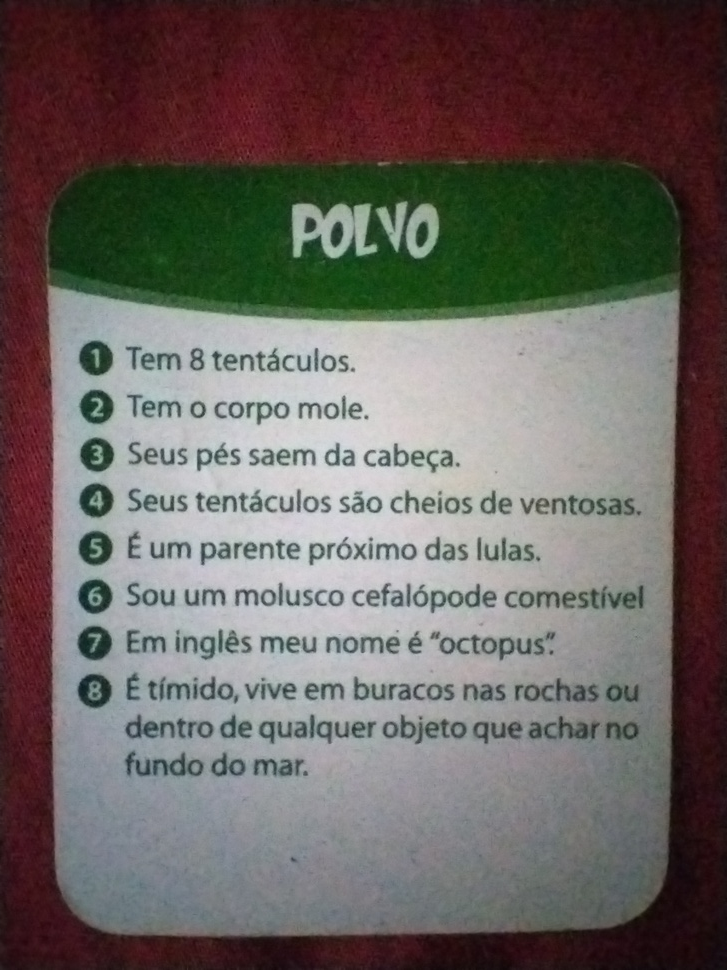
#> input picture card-scanner/images-templates/card-fontsize-1.jpg, 727 x 970 px, shrunk from 1200 x 1600 before the run
$ python -i perspective.py   (imports and definitions only)
#> lines starting #> are read from the running program, lines starting #| are printed output that depends on the picture; after the words box and inside, x2 and y2 are one past the last pixel; in counts of white or black regions, pixels touching at a corner belong together
"""Card localization and perspective correction.

The cards are photographed on a dark red fabric background. Empirically
(sampled directly from the template images) the background is reddish and
dark (red channel clearly above green, low brightness), while the card body
is bright and desaturated and the card header is green (green channel
clearly above red and blue). That contrast is enough to separate "card" from
"background" without assuming any fixed card size or orientation.
"""

from __future__ import annotations

import cv2
import numpy as np


class CardNotFoundError(RuntimeError):
    pass


def _background_mask(image_bgr: np.ndarray) -> np.ndarray:
    b = image_bgr[:, :, 0].astype(np.int16)
    g = image_bgr[:, :, 1].astype(np.int16)
    r = image_bgr[:, :, 2].astype(np.int16)
    value = np.maximum(np.maximum(b, g), r)
    is_reddish = (r - g) > 15
    is_dark = value < 120
    return (is_reddish & is_dark).astype(np.uint8) * 255


def find_card_contour(image_bgr: np.ndarray, min_area_ratio: float = 0.1) -> np.ndarray:
    """Return the 4 corner points (float32, tl/tr/br/bl) of the largest card-like blob."""
    h, w = image_bgr.shape[:2]
    bg_mask = _background_mask(image_bgr)
    fg_mask = cv2.bitwise_not(bg_mask)

    # Kept deliberately small: several sample photos only show a thin sliver
    # of background around the card (or none at all, when a second card is
    # visible behind it). A large kernel bridges that sliver away and makes
    # the whole frame look like one blob, so err on the side of a gentle
    # cleanup that only removes fabric-texture speckle noise.
    open_kernel = cv2.getStructuringElement(cv2.MORPH_ELLIPSE, (5, 5))
    close_kernel = cv2.getStructuringElement(cv2.MORPH_ELLIPSE, (7, 7))
    fg_mask = cv2.morphologyEx(fg_mask, cv2.MORPH_OPEN, open_kernel)
    fg_mask = cv2.morphologyEx(fg_mask, cv2.MORPH_CLOSE, close_kernel)

    contours, _ = cv2.findContours(fg_mask, cv2.RETR_EXTERNAL, cv2.CHAIN_APPROX_SIMPLE)
    if not contours:
        raise CardNotFoundError("Nenhum contorno encontrado separando a carta do fundo.")

    image_area = float(h * w)
    candidates = [c for c in contours if cv2.contourArea(c) >= image_area * min_area_ratio]
    if not candidates:
        raise CardNotFoundError("Nenhum contorno grande o suficiente para ser a carta.")

    card_contour = max(candidates, key=cv2.contourArea)
    rect = cv2.minAreaRect(card_contour)
    box = cv2.boxPoints(rect)
    return _order_points(box)


def _order_points(points: np.ndarray) -> np.ndarray:
    pts = points.astype(np.float32)
    s = pts.sum(axis=1)
    diff = np.diff(pts, axis=1).reshape(-1)
    ordered = np.zeros((4, 2), dtype=np.float32)
    ordered[0] = pts[np.argmin(s)]  # top-left
    ordered[2] = pts[np.argmax(s)]  # bottom-right
    ordered[1] = pts[np.argmin(diff)]  # top-right
    ordered[3] = pts[np.argmax(diff)]  # bottom-left
    return ordered


def warp_card(image_bgr: np.ndarray, quad: np.ndarray) -> np.ndarray:
    """Perspective-warp the quad to its own measured width/height (no fixed canonical size)."""
    tl, tr, br, bl = quad
    width = int(round(max(np.linalg.norm(tr - tl), np.linalg.norm(br - bl))))
    height = int(round(max(np.linalg.norm(bl - tl), np.linalg.norm(br - tr))))
    width = max(width, 10)
    height = max(height, 10)

    dst = np.array(
        [[0, 0], [width - 1, 0], [width - 1, height - 1], [0, height - 1]],
        dtype=np.float32,
    )
    matrix = cv2.getPerspectiveTransform(quad, dst)
    warped = cv2.warpPerspective(image_bgr, matrix, (width, height))

    # The card may have been detected sideways (minAreaRect has no inherent
    # "up"); the header (dark, low-brightness band) should end up on top.
    # Compare the mean brightness of the top vs bottom 20% band and rotate
    # 180 degrees if the header looks like it landed on the bottom.
    band = max(1, height // 5)
    top_v = cv2.cvtColor(warped[:band, :], cv2.COLOR_BGR2GRAY).mean()
    bottom_v = cv2.cvtColor(warped[-band:, :], cv2.COLOR_BGR2GRAY).mean()
    if top_v > bottom_v:
        warped = cv2.rotate(warped, cv2.ROTATE_180)

    return warped


def detect_and_warp(image_bgr: np.ndarray) -> np.ndarray:
    quad = find_card_contour(image_bgr)
    return warp_card(image_bgr, quad)

>>> import cv2
>>> picture = cv2.imread('../images-templates/card-fontsize-1.jpg')
#> picture is the input picture: shape (970, 727, 3); mean B, G, R 96.5, 99.8, 107
>>> result = detect_and_warp(picture)
#> in _background_mask, `g = image_bgr[:, :, 1].astype(np.int16)`:
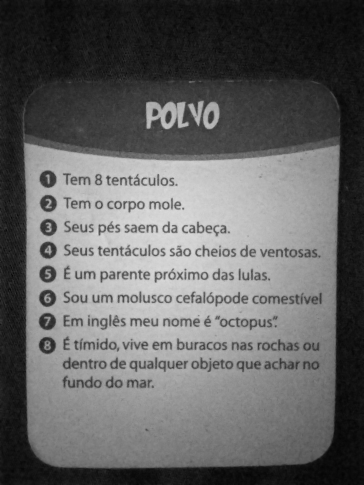
#> g: shape (970, 727) int16 (shown at 1/2 size); min 1, max 221, mean 99.8
#> in _background_mask, `value = np.maximum(np.maximum(b, g), r)`:
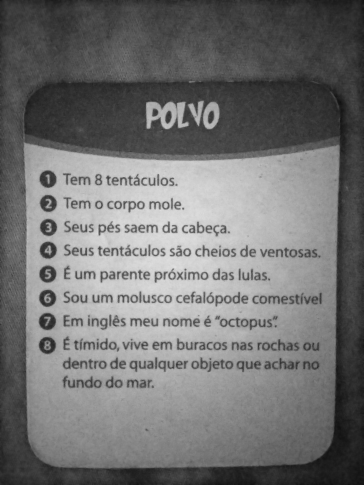
#> value: shape (970, 727) int16 (shown at 1/2 size); min 15, max 225, mean 114.9
#> in _background_mask, `is_reddish = (r - g) > 15`:
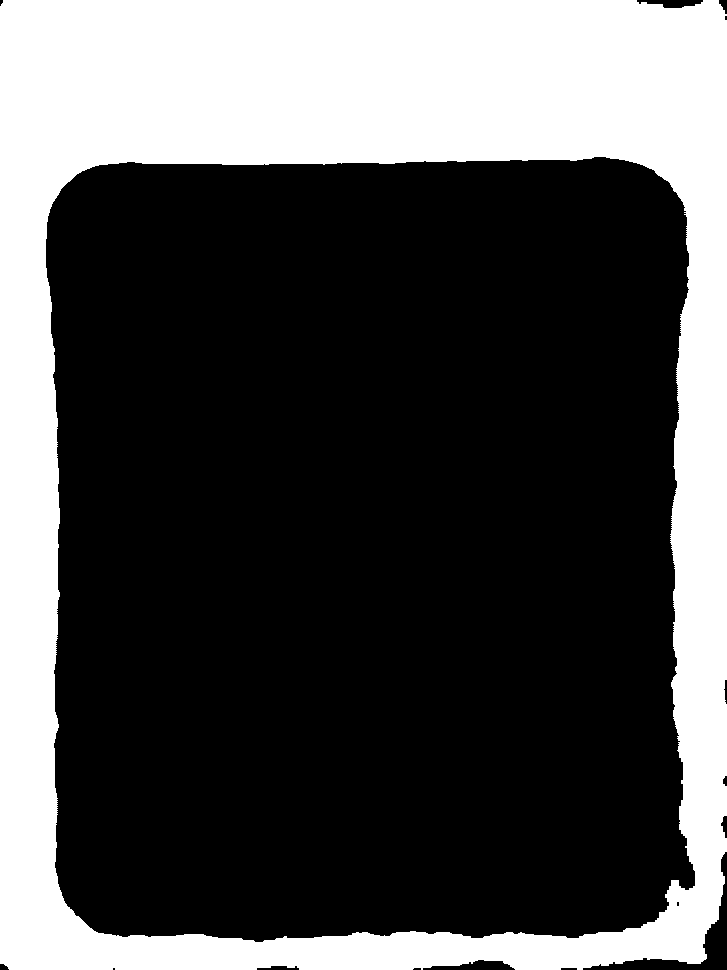
#> is_reddish: shape (970, 727) bool; 31.6% white; 1 white region, box (x1, y1, x2, y2) and area: (0, 0, 727, 970) 222855
#> in find_card_contour, `fg_mask = cv2.morphologyEx(fg_mask, cv2.MORPH_OPEN, open_kernel)`:
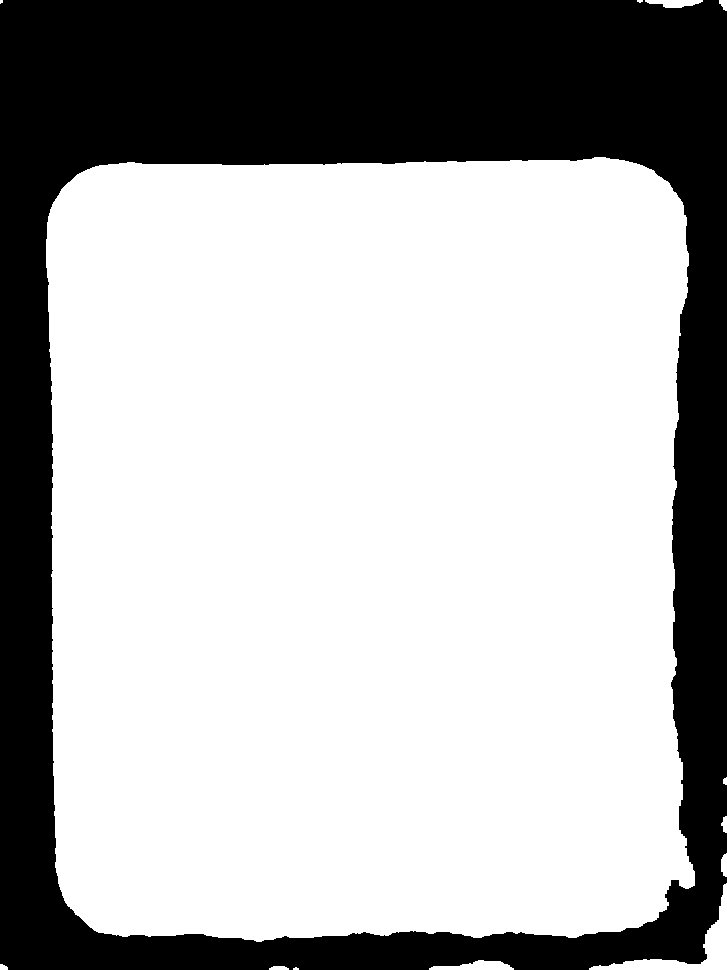
#> fg_mask: shape (970, 727); 68.7% white; 1 black region, box (x1, y1, x2, y2) and area: (0, 0, 727, 970) 220802
#> in find_card_contour, `contours, _ = cv2.findContours(fg_mask, cv2.RETR_EXTERNAL, cv2.CHAIN_A..`: contours = 11 contours, 2 with area under 20; largest, box (x1, y1, x2, y2) and area: (46, 157, 695, 942) 479711, (589, 883, 727, 970) 1936, (429, 960, 514, 970) 437, (637, 0, 703, 8) 273, (721, 853, 727, 877) 94
#> in find_card_contour, `candidates = [c for c in contours if cv2.contourArea(c) >= image_area ..`: candidates = 1 contour; box (x1, y1, x2, y2) and area: (46, 157, 695, 942) 479711
#> in find_card_contour, `card_contour = max(candidates, key=cv2.contourArea)`: card_contour = contour of 697 points, box (x1, y1, x2, y2) (46, 157, 695, 942), area 479711
#> in find_card_contour, `rect = cv2.minAreaRect(card_contour)`: rect = ((370.1, 549.6), (642.1, 780.4), -0.613)
#> in find_card_contour, `box = cv2.boxPoints(rect)`: box = [[53.24, 943.2], [44.89, 162.9], [687, 156], [695.3, 936.3]]
#> in _order_points, `pts = points.astype(np.float32)`: pts has the same summary as box in find_card_contour
#> in _order_points, `s = pts.sum(axis=1)`: s = [996.5, 207.8, 843, 1631.7]
#> in _order_points, `diff = np.diff(pts, axis=1).reshape(-1)`: diff = [890, 118, -531, 241]
#> in detect_and_warp, `quad = find_card_contour(image_bgr)`: quad = [[44.89, 162.9], [687, 156], [695.3, 936.3], [53.24, 943.2]]
#> in warp_card, `tl, tr, br, bl = quad`: tl = [44.89, 162.9]; tr = [687, 156]; br = [695.3, 936.3]; bl = [53.24, 943.2]
#> in warp_card, `width = int(round(max(np.linalg.norm(tr - tl), np.linalg.norm(br - bl)..`: width = 642
#> in warp_card, `height = int(round(max(np.linalg.norm(bl - tl), np.linalg.norm(br - tr..`: height = 780
#> in warp_card, `dst = np.array( [[0, 0], [width - 1, 0], [width - 1, height - 1], [0, ..`: dst = [[0, 0], [641, 0], [641, 779], [0, 779]]
#> in warp_card, `matrix = cv2.getPerspectiveTransform(quad, dst)`: matrix = [[0.998, -0.0107, -43.06], [0.0107, 0.998, -163.1], [3.04e-11, -6.52e-13, 1]]
#> in warp_card, `warped = cv2.warpPerspective(image_bgr, matrix, (width, height))`:
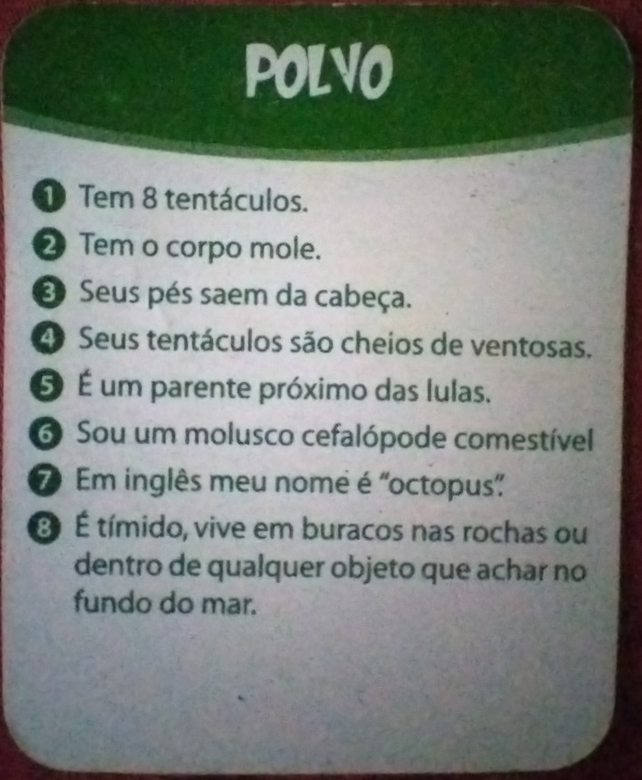
#> warped: shape (780, 642, 3); mean B, G, R 124.9, 131.2, 123.7
#> in warp_card, `band = max(1, height // 5)`: band = 156
#> in warp_card, `top_v = cv2.cvtColor(warped[:band, :], cv2.COLOR_BGR2GRAY).mean()`: top_v = 57.67
#> in warp_card, `bottom_v = cv2.cvtColor(warped[-band:, :], cv2.COLOR_BGR2GRAY).mean()`: bottom_v = 112.8

$ run again, on card-scanner/images-templates/card-fontsize-2.jpg
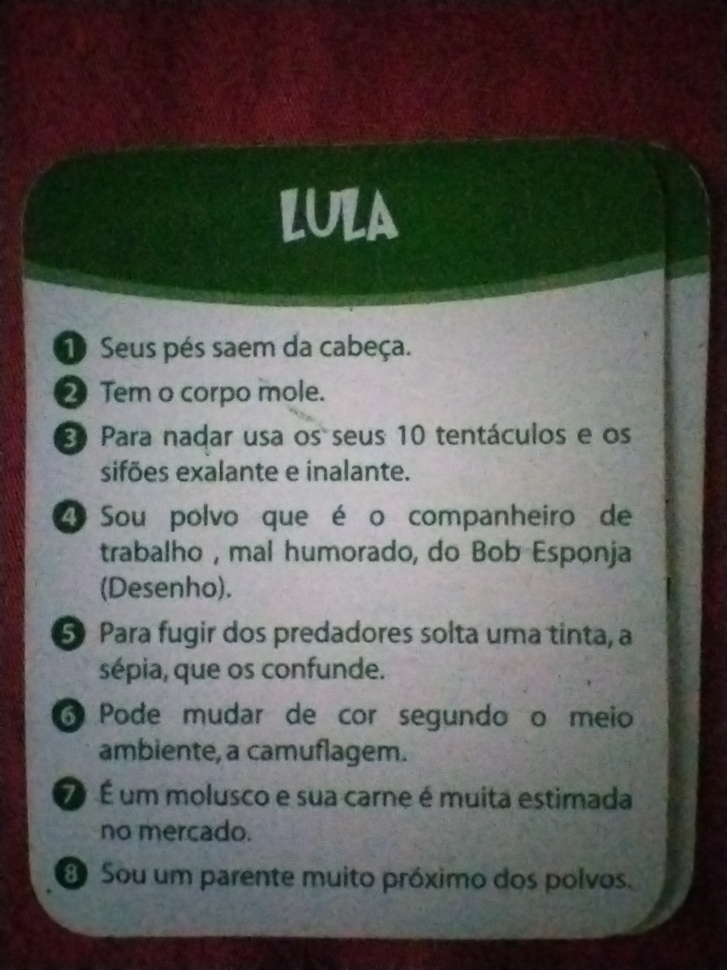
#> input picture card-scanner/images-templates/card-fontsize-2.jpg, 727 x 970 px, shrunk from 1200 x 1600 before the run
#> picture is the input picture: shape (970, 727, 3); mean B, G, R 87.4, 91.2, 92.4
#> in _background_mask, `is_reddish = (r - g) > 15`:
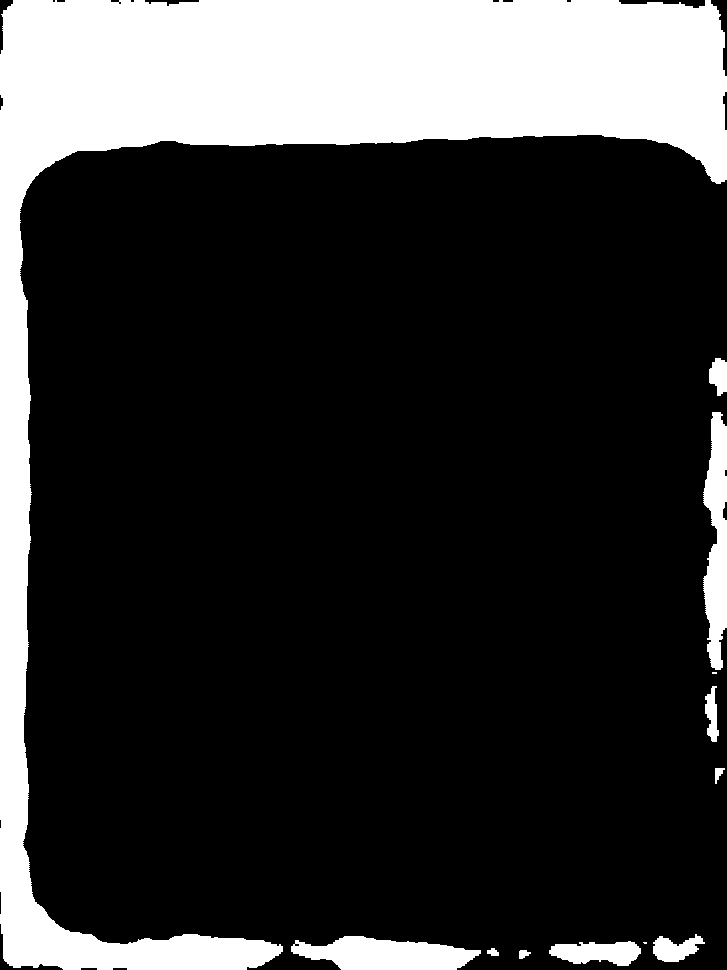
#> is_reddish: shape (970, 727) bool; 20.9% white; 12 white regions (2 under 20 px), largest, box (x1, y1, x2, y2) and area: (0, 0, 727, 970) 135153, (291, 936, 481, 970) 4428, (703, 412, 727, 670) 4336
#> is_dark: shape (970, 727) bool; 59.8% white; 484 black regions (381 under 20 px), largest, box (x1, y1, x2, y2) and area: (25, 271, 665, 870) 273239, (307, 189, 365, 241) 1402, (367, 191, 398, 240) 731
#> contours = 12 contours, 2 with area under 20; largest, box (x1, y1, x2, y2) and area: (20, 135, 727, 970) 558219, (661, 0, 727, 33) 414, (0, 933, 62, 970) 236, (0, 0, 13, 27) 112, (619, 0, 649, 4) 77
#> candidates = 1 contour; box (x1, y1, x2, y2) and area: (20, 135, 727, 970) 558219
#> card_contour = contour of 700 points, box (x1, y1, x2, y2) (20, 135, 727, 970), area 558219
#> rect = ((373, 552), (834, 706), -90)
#> box = [[726, 969], [20, 969], [20, 135], [726, 135]]
#> s = [1695, 989, 155, 861]
#> diff = [243, 949, 115, -591]
#> quad = [[20, 135], [726, 135], [726, 969], [20, 969]]
#> tl = [20, 135]; tr = [726, 135]; br = [726, 969]; bl = [20, 969]
#> width = 706
#> height = 834
#> dst = [[0, 0], [705, 0], [705, 833], [0, 833]]
#> matrix = [[0.999, -1.51e-19, -19.97], [0, 0.999, -134.8], [-2.42e-19, 0, 1]]
#> in warp_card, `warped = cv2.warpPerspective(image_bgr, matrix, (width, height))`:
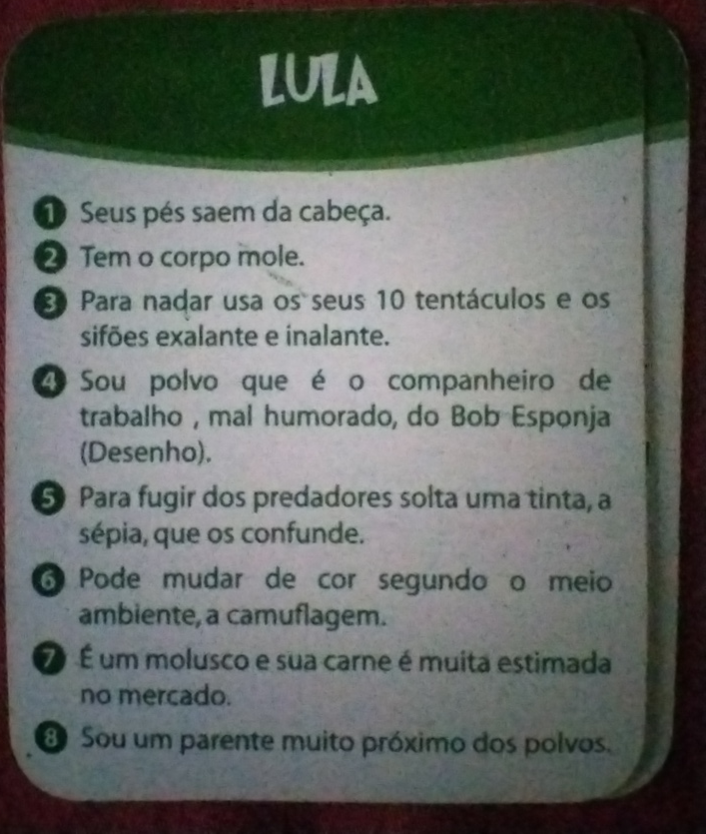
#> warped: shape (834, 706, 3); mean B, G, R 100.6, 105.7, 100.1
#> band = 166
#> top_v = 41.75
#> bottom_v = 75.18
